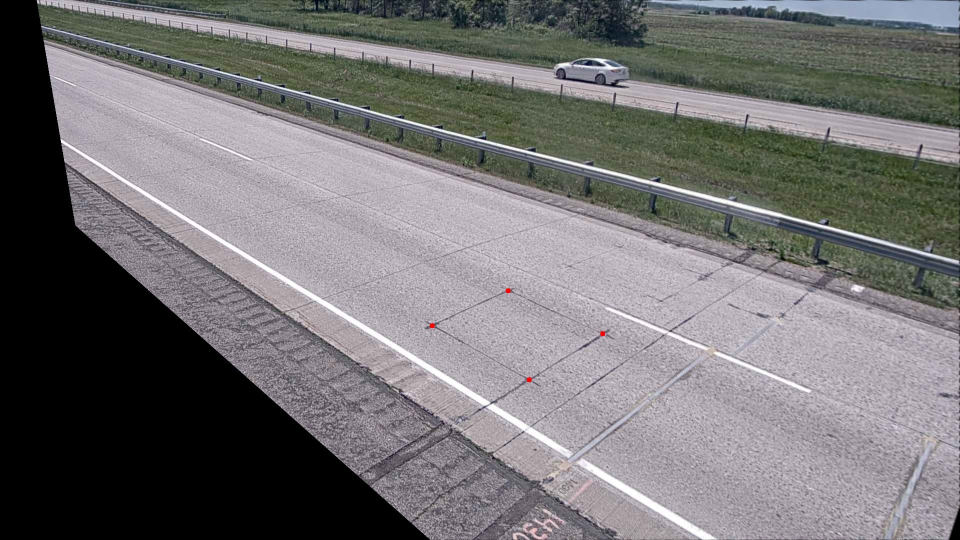
#> input picture data/topview-conversion/sample_image.jpeg, 1920 x 1080 px (shown at 1/2 size)
$ python topview_conversion.py   (older library calls are emulated)
#> lines starting #> are read from the running program, lines starting #| are printed output that depends on the picture; after the words box and inside, x2 and y2 are one past the last pixel; in counts of white or black regions, pixels touching at a corner belong together
import cv2
import numpy as np

img = cv2.imread("sample_image.jpeg")
#> img is the input picture: shape (1080, 1920, 3); mean B, G, R 114.7, 113.6, 115.4

# points of rectangluar objects (from topleft to bottomright clockwise)
pts = np.array([[864, 651], [1016, 581], [1205, 667], [1058, 759]], dtype=np.float32)
for pt in pts:
    cv2.circle(img, tuple(pt.astype(np.int)), 1, (0,0,255), -1)
#> img: shape (1080, 1920, 3); under 0.01% of pixels changed, all inside (x1, y1, x2, y2) = (863, 580, 1207, 761)

# compute perspective transform
topleft = (400, 600)
bottomright = (700, 900)
pts_square = np.array([topleft, (bottomright[0], topleft[1]), bottomright, (topleft[0], bottomright[1])], dtype=np.float32)
mat_perspective = cv2.getPerspectiveTransform(pts, pts_square)
#> mat_perspective = [[7.42, -9.17, 2727.4], [6.03, 20.54, -13825.2], [-0.000504, 0.0113, 1]]
assert mat_perspective.shape == (3, 3)
topview_img = cv2.warpPerspective(img, mat_perspective, img.shape[:2][::-1])
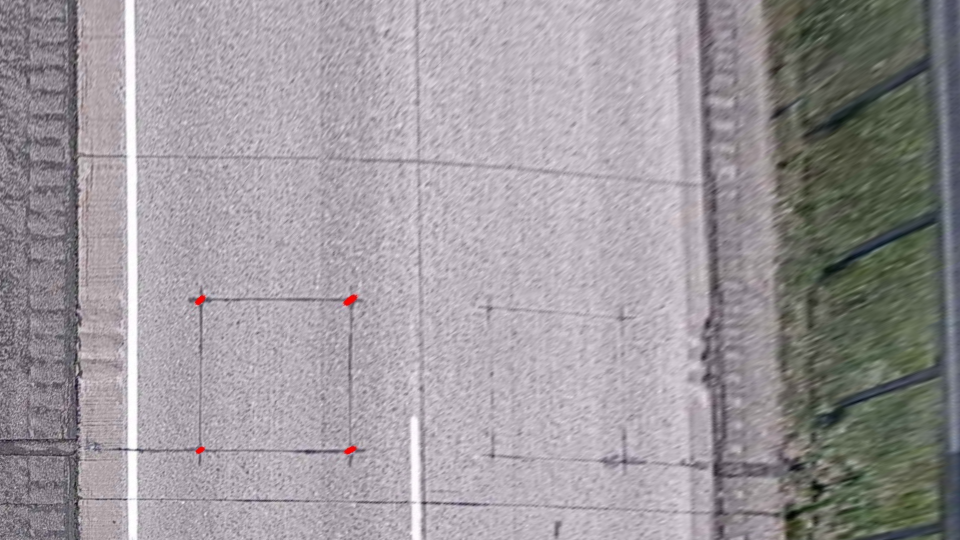
#> topview_img: shape (1080, 1920, 3) (shown at 1/2 size); mean B, G, R 155.8, 151.8, 156.5

cv2.imshow('original', img)
cv2.imshow('topview', topview_img)
cv2.waitKey()

$ run again, with data/topview-conversion/original.png saved as data/topview-conversion/sample_image.jpeg
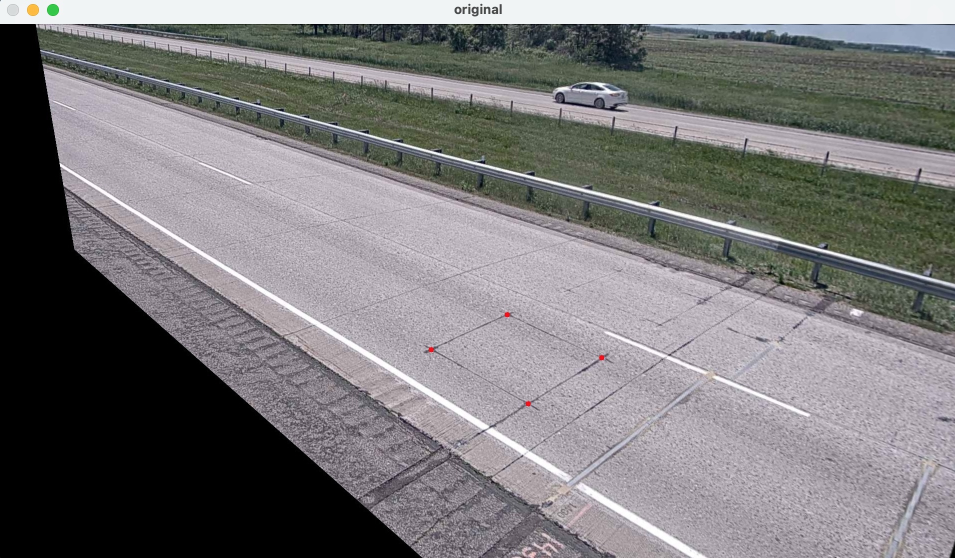
#> input picture data/topview-conversion/original.png, 1910 x 1116 px (shown at 1/2 size)
#> img is the input picture: shape (1116, 1910, 3); mean B, G, R 120.8, 119.6, 121.2
#> mat_perspective = [[7.42, -9.17, 2727.4], [6.03, 20.54, -13825.2], [-0.000504, 0.0113, 1]]
#> `topview_img = cv2.warpPerspective(img, mat_perspective, img.shape[:2][..`:
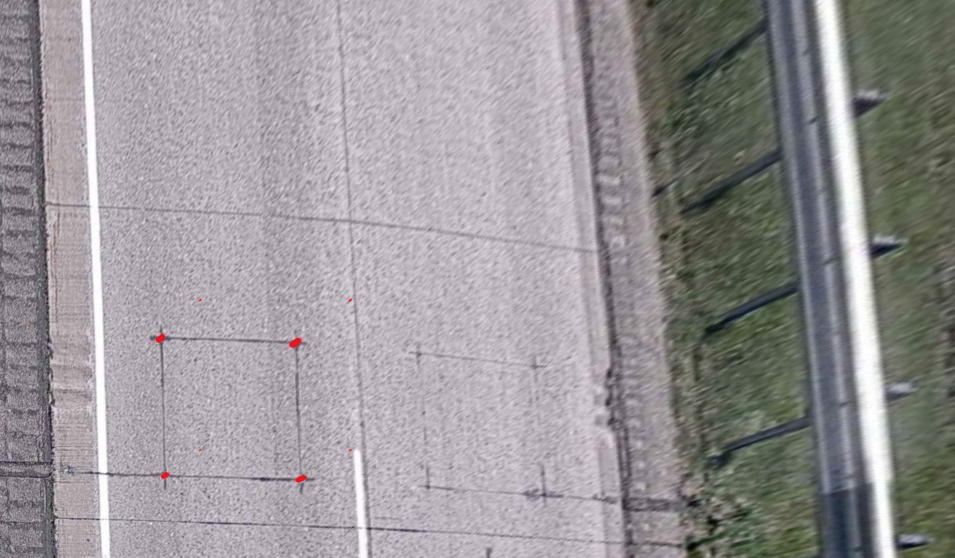
#> topview_img: shape (1116, 1910, 3) (shown at 1/2 size); mean B, G, R 151.1, 148.3, 151.9

$ run again, with data/topview-conversion/topview.png saved as data/topview-conversion/sample_image.jpeg
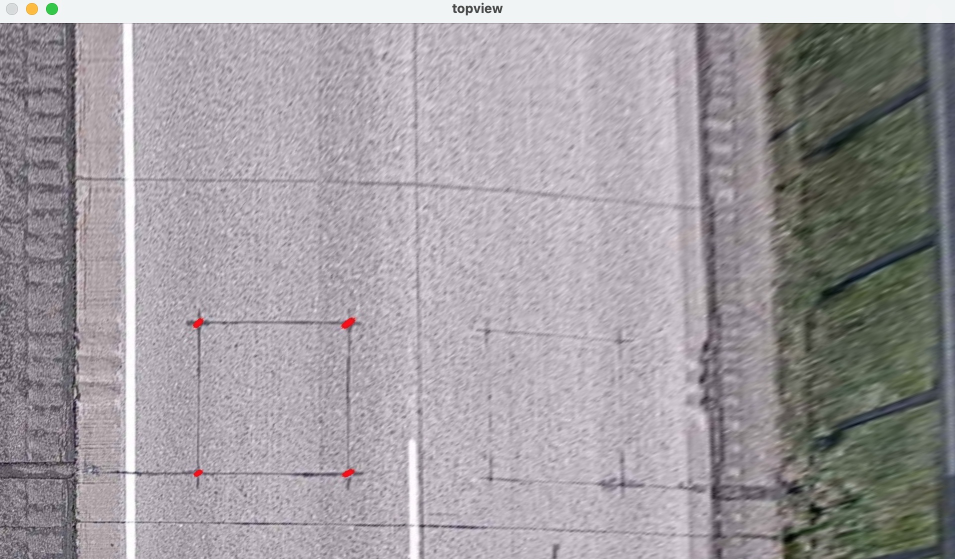
#> input picture data/topview-conversion/topview.png, 1910 x 1118 px (shown at 1/2 size)
#> img is the input picture: shape (1118, 1910, 3); mean B, G, R 159.6, 155.7, 160.1
#> mat_perspective = [[7.42, -9.17, 2727.4], [6.03, 20.54, -13825.2], [-0.000504, 0.0113, 1]]
#> `topview_img = cv2.warpPerspective(img, mat_perspective, img.shape[:2][..`:
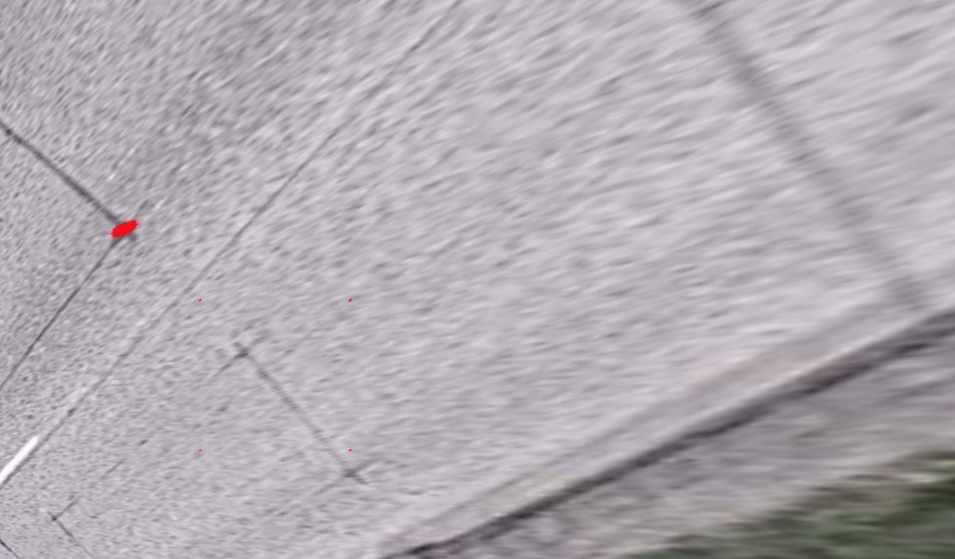
#> topview_img: shape (1118, 1910, 3) (shown at 1/2 size); mean B, G, R 178.4, 171.3, 178.2
